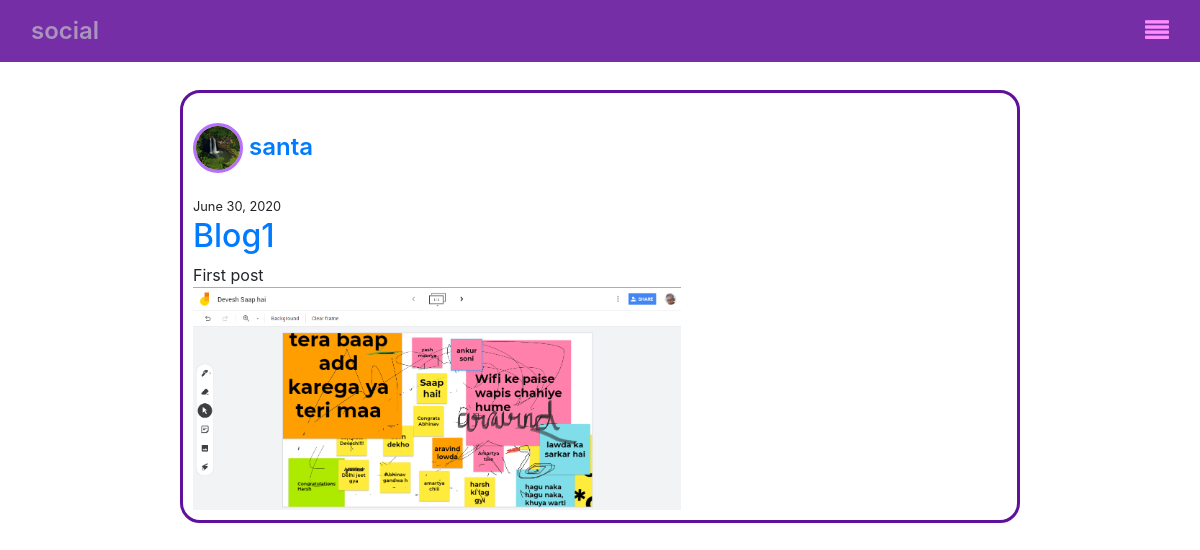
The app's page /post/1/ with its own data.
### blog/models.py (models this page shows, shortened)
class Post(models.Model):
    title = models.CharField(max_length= 100)
    content = models.TextField(max_length=400, blank=True)
    date_post = models.DateTimeField(default= timezone.now)
    author = models.ForeignKey(User, on_delete= models.CASCADE)
    img_src= models.ImageField( default='noimage.png', upload_to ='uploads/')
    like_count = models.IntegerField(default=0)

### users/models.py (models this page shows, shortened)
class Profile(models.Model):
    user = models.OneToOneField(User, on_delete=models.CASCADE)
    image = models.ImageField(default='default.jpg', upload_to='profile_pics')

### blog/views.py (the view)
# urls.py: path('post/<int:pk>/', views.PostDetailView.as_view(), name='post-detail'),
class PostDetailView(DetailView):
    model = Post

### blog/templates/blog/post_detail.html (shortened to what this page needs)
{%extends "blog/base.html"%}
{% block content%}
<div id='main'>
        <div class='posts'>
            <div class="post_title"><img src="{{ object.author.profile.image.url }}" width="50px" height="50px" class="profile_pic">
                <a href="{% url 'user-posts' post.author.username %}">{{ post.author }}</a></div> <small class="dates">{{post.date_post|date:"F d, Y" }}</small>
            <a href="{% url 'post-detail' post.id %}"><h2> {{post.title}}</h2></a>
            <div class='post_content'>{{object.content}}</div>
            {% if object.img_src.url != '/media/noimage.png' %}
                <div><img src="{{object.img_src.url}}" class="post_image"></div>
            {% else %}
                <div></div>
            {% endif %}
    </div>
</div>
{% endblock content %}

### blog/static/css/styles.css (style rules this page uses)
#main { position: absolute; top: 50px; width: 100%; display: block; margin-bottom: 2px; align-items: center; padding-left: 15%; padding-right: 15%; overflow: scroll; }
.posts { padding: 10px; width: 100%; border: solid; border-color: rgb(95,17,156); border-radius: 20px; margin-top: 40px; }
.post_title { color: rgb(95,95,255); font-size: x-large; font-weight: 600; }
.post_image { max-width: 60%; max-height: 70%; }

### blog/static/css/profile.css (style rules this page uses)
.profile_pic { margin-top: 20px; margin-bottom: 20px; border: solid; border-radius: 100px; border-color: rgb(184, 111, 253); object-fit: cover; }

### records on screen
Post: author.profile.image (picture), author "santa", date_post "June 30, 2020", title "Blog1", content "First post", img_src (picture)
